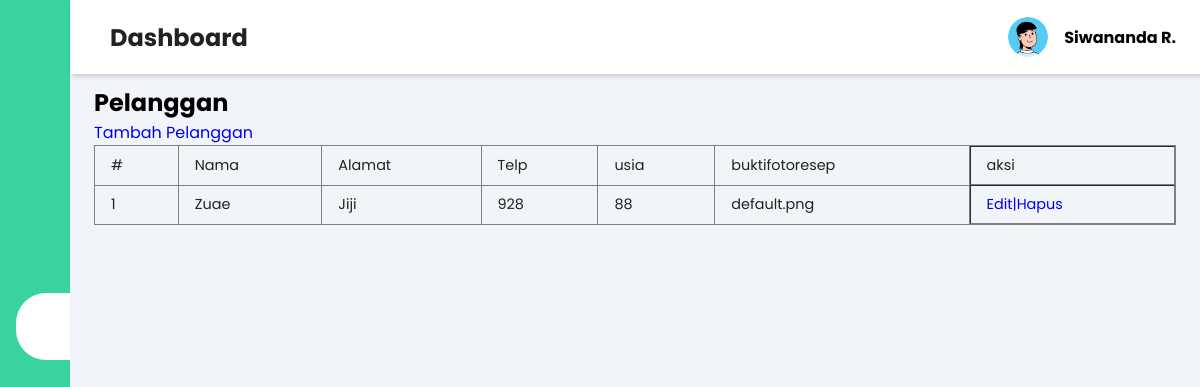
Page /pelanggan/index.php (signed in) on the committed database.
### tables this page shows
CREATE TABLE `tb_pelanggan` (
  `idpelanggan` int(11) NOT NULL,
  `namalengkap` varchar(50) NOT NULL,
  `alamat` varchar(100) NOT NULL,
  `telp` int(15) NOT NULL,
  `usia` int(2) NOT NULL,
  `buktifotoresep` varchar(255) NOT NULL
);

### pelanggan/index.php (the view, shortened to what this page needs)
<?php
require_once '../koneksi.php';
require_once '../templates/header.php';
?>
<div class="main-content">
    <header>
        <h2>
            <label for="nav-toggle">
                <span class="las la-bars"></span>
            </label> Dashboard
        </h2>
        <div class="user-wrapper">
            <img src="../Dashboard//img/Avatar.png" width="40px" height="40px" alt="">
            <div>
                <h4><?= $_SESSION['userlogin'] ?></h4>
            </div>
        </div>
    </header>
    <main>
        <?php
        $query = "SELECT * FROM tb_pelanggan";
        $result = mysqli_query($conn, $query);
        $rows = [];
        while ($row = mysqli_fetch_assoc($result)) {
            $rows[] = $row;
        }
        ?>
        <H2>Pelanggan</H2>
        <?php if ($_SESSION['leveluser'] == ADMIN) : ?>
            <a href="Phalamancreate.php" class="btn btn-tambah">Tambah Pelanggan</a>
        <?php endif; ?>
        <table width="100%" border=1>
            <tr>
                <td>#</td>
                <td>Nama</td>
                <td>Alamat</td>
                <td>Telp</td>
                <td>usia</td>
                <td>buktifotoresep</td>
                <?php if ($_SESSION['leveluser'] == ADMIN) : ?>
                    <td>aksi</td>
                <?php endif; ?>
            </tr>
            <?php $i = 1; ?>
            <?php foreach ($rows as $row) : ?>
                <tr>
                    <td><?= $i++; ?></td>
                    <td><?= $row['namalengkap'] ?></td>
                    <td><?= $row['alamat'] ?></td>
                    <td><?= $row['telp'] ?></td>
                    <td><?= $row['usia'] ?></td>
                    <td><?= $row['buktifotoresep'] ?></td>
                    <?php if ($_SESSION['leveluser'] == ADMIN) : ?>
                        <td>
                            <a href="Pedit.php?id=<?= $row['idpelanggan'] ?>">Edit|</a>
                            <a href="Phapus.php?id=<?= $row['idpelanggan'] ?>">Hapus</a>
                        </td>
                    <?php endif; ?>
                </tr>
            <?php endforeach; ?>
        </table>
    </main>
</div>
<?php require_once '../templates/footer.php'; ?>

### templates/css/style.css (style rules this page uses)
:root { --main-color: #38d39f; --color-dark: #1D2231; --text-grey: #8390A2; }
* { padding: 0; margin: 0; box-sizing: border-box; list-style-type: none; text-decoration: none; font-family: 'Poppins', sans-serif; }
.main-content { transition: margin-left 300ms; margin-left: 345px; }
header { background: #fff; display: flex; justify-content: space-between; padding: 1rem 1.5rem; box-shadow: 2px 2px 5px rgba(0, 0, 0, 0.2); position: fixed; left: 345px; width: calc(100% - 345px); top: 0; z-index: 100; transition: left 300ms; }
header h2 { color: #222; }
header label span { font-size: 1.7rem; padding-right: 1rem; }
.user-wrapper { display: flex; align-items: center; }
.user-wrapper img { border-radius: 50%; margin-right: 1rem; }
main { padding: 85px 1.5rem; background: #f1f5f9; height: 100vh; }
table { border-collapse: collapse; }
td { padding: .5rem 1rem; font-size: .9rem; color: #222; }
tr td:last-child { display: flex; align-items: center; }
@media only screen and (max-width: 1200px) { .main-content { margin-left: 70px; } }
@media only screen and (max-width: 1200px) { .main-content header { width: calc(100% - 70px); left: 70px; } }

### rows in the picture
tb_pelanggan: namalengkap "Zuae", alamat "Jiji", telp "928", usia "88", buktifotoresep "default.png"

### other values in the picture
$_SESSION['userlogin'] "Siwananda R."
